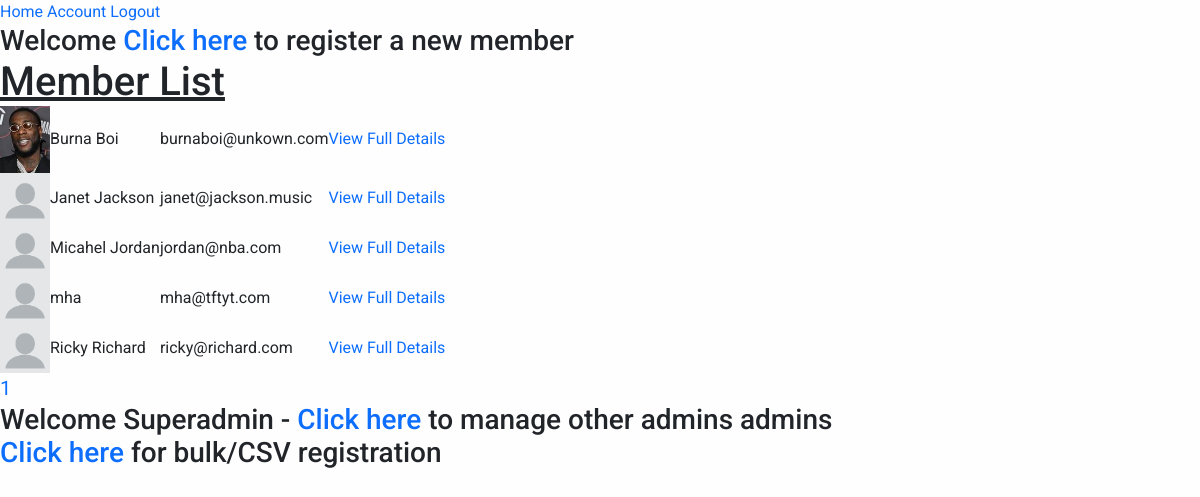
/admin/home (signed in), run on an earlier commit of the app's database.
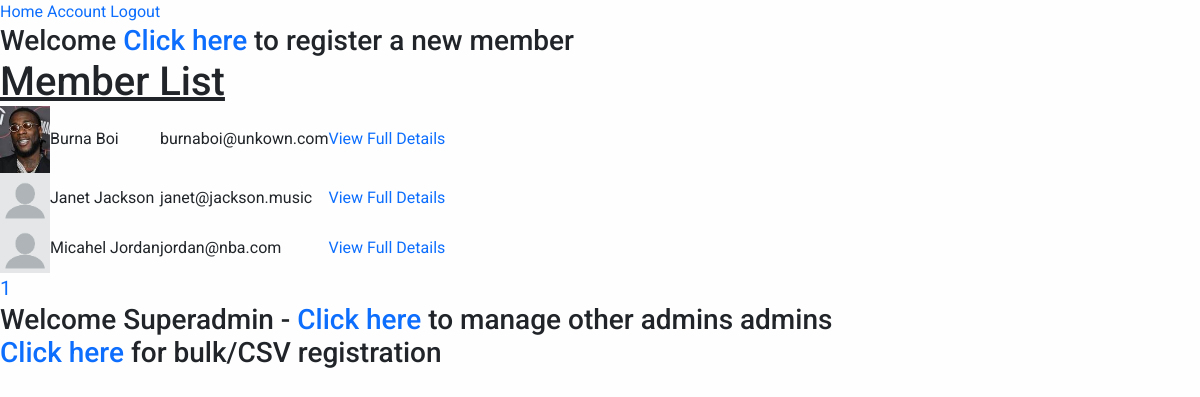
And on a later commit of the database.
### membership/models.py (models this page shows, shortened)
class User(db.Model, UserMixin):
  id = db.Column(db.Integer, primary_key=True)
  units = db.relationship("Unit", secondary=user_unit, backref="unit_members", lazy="dynamic")
  username = db.Column(db.String(20), unique=True, nullable=False)
  email = db.Column(db.String(120), unique=True, nullable=False)
  phone = db.Column(db.String(60), unique=True, nullable=False, default="")
  password = db.Column(db.String(60), nullable=False, default="~~~~~~~")
  image_file = db.Column(db.String(20), nullable=False, default='default.jpg')
  date_registered = db.Column(db.DateTime, nullable=False, default=datetime.utcnow)
  role = db.Column(db.String(6), nullable=False, default="USER")
  _is_superadmin = db.Column("is_superadmin", db.Boolean, nullable=False, default=False)
  current_salary = db.Column(db.String(60))
  occupation = db.Column(db.String(60))
  experience = db.Column(db.String(60))
  date_of_birth = db.Column(db.String(), nullable=False, default=datetime.utcnow)
  home_address = db.Column(db.String())
  work_address = db.Column(db.String())
  @property
  def is_superadmin(self):
      return self._is_superadmin
  @is_superadmin.setter
  def is_superadmin(self, s):
    if type(s) == type(str()):
      if s.lower() == "true":
        self._is_superadmin = True
      elif s.lower() == "false":
        self._is_superadmin = False
    else:
      self._is_superadmin = s

### membership/routes.py (the view)
@app.route("/admin/home")
@login_required
def admin():
  page = request.args.get('page', 1, type=int)
  members = User.query.filter_by(role="USER").paginate(page=page, per_page=5)
  if current_user.role=="USER":
    return redirect(url_for('home'))
  return render_template("admin.html", title="Admin", members=members)

### membership/models.py (called while the page is built)
@login_manager.user_loader
def load_user(user_id):
    return User.query.get(int(user_id))

### membership/templates/admin.html (shortened to what this page needs)
{% extends "layout.html" %}
{% block content %}
  <h3>Welcome {{ current_user.name }}  <a href='/admin/register-member'>Click here</a> to register a new member </h3>
  <h1><u>Member List</u></h1>
  <table>
    {% for member in members.items %}
      <tr>
        <td>
            <img src= /static/profile_pics/{{ member.image_file }} alt="" width="50" />
        </td>
        <td>{{ member.username }}</td>
        <td>{{ member.email }}</td>
        <td><a href="/admin/manage/{{ member.id }}">View Full Details</a></td>
      </tr>
    {% endfor %}
  </table>
  {% for page_num in members.iter_pages(left_edge=1, right_edge=1, left_current=1, right_current=2) %}
    {% if page_num %}
      {% if members.page == page_num %}
        <a class="" style="font-size:20px" href="{{ url_for('admin', page=page_num) }}">{{ page_num }}</a>
      {% else %}
        <a class="" href="{{ url_for('admin', page=page_num) }}">{{ page_num }}</a>
      {% endif %}
    {% else %}
      ...
    {% endif %}
  {% endfor %}
  <br>
  {% if current_user.is_superadmin %}
    <h3>Welcome Superadmin - {{ current_user.name }}  <a href='/admin/manage_admins'>Click here</a> to manage other admins admins</h3>
  {% endif %}
  <h3><a href='/admin/register-bulk'>Click here</a> for bulk/CSV registration</h3>
{% endblock content %}

### membership/templates/layout.html (shortened to what this page needs)
<!DOCTYPE html>
<head>
<link rel="stylesheet" href="{{ url_for('static', filename='css/bootstrap.css') }}">
<link href="https://cdn.jsdelivr.net/npm/bootstrap@5.0.2/dist/css/bootstrap.min.css" rel="stylesheet">
<link rel="stylesheet" type='text/css' href="{{ url_for('static', filename='css/style.css') }}">
<link rel="stylesheet" type='text/css' href="{{ url_for('static', filename='css/font.css') }}">
<link rel="stylesheet" type='text/css' href="{{ url_for('static', filename='css/font-awesome.css') }}">
<link rel="stylesheet" type='text/css' href="{{ url_for('static', filename='css/morris.css') }}">
</head>
<body>
    {% if current_user.is_authenticated %}
      {% if current_user.role == "USER" %}
        <a  href="{{ url_for('home') }}">Home</a>
      {% else %}
        <a  href="{{ url_for('admin') }}">Home</a>
      {% endif %}
      <a  href="{{ url_for('account') }}">Account</a>
      <a href="{{ url_for('logout') }}">Logout</a>
    {% else %}
      <a href="{{ url_for('login') }}">User Login</a>
      <a style="margin-left:400px;" href="{{ url_for('admin_login') }}">Admin Login</a>
    {% endif %}
    {% block content %}{% endblock %}
</body>

What changed in the data, as far as the page shows it:
removed User: image_file (placeholder picture), username "mha", email "mha@tftyt.com"
removed User: image_file (placeholder picture), username "Ricky Richard", email "ricky@richard.com"
